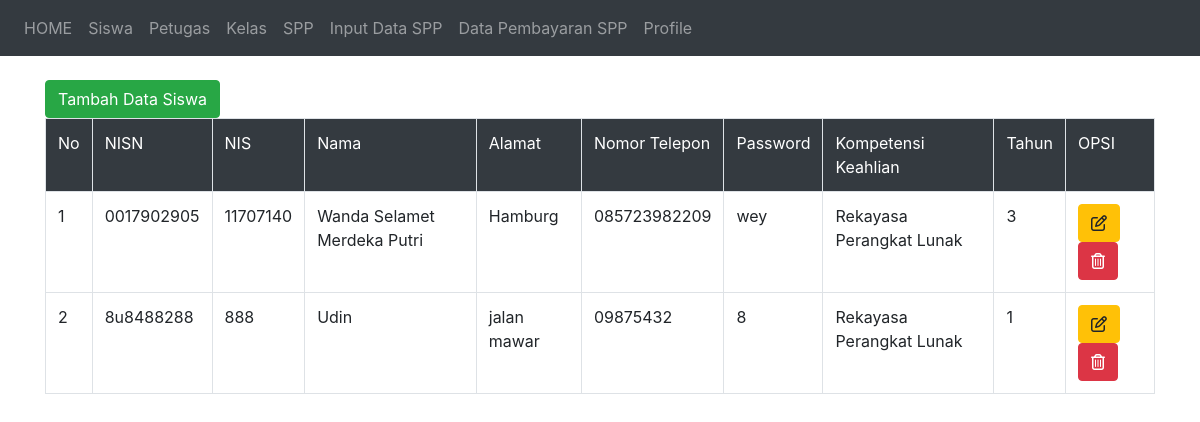
Page /index.php/welcome/siswa on the committed database.
### tables this page shows
CREATE TABLE `siswa` (
  `nisn` char(10) NOT NULL,
  `nis` char(8) NOT NULL,
  `nama` varchar(35) NOT NULL,
  `password` varchar(50) NOT NULL,
  `id_kelas` int(11) NOT NULL,
  `alamat` text NOT NULL,
  `no_telp` varchar(13) NOT NULL,
  `id_spp` int(11) NOT NULL
);

CREATE TABLE `kelas` (
  `id_kelas` int(11) NOT NULL,
  `nama_kelas` varchar(10) NOT NULL,
  `kompetensi_keahlian` varchar(50) NOT NULL
);

CREATE TABLE `spp` (
  `id_spp` int(11) NOT NULL,
  `tahun` int(11) NOT NULL,
  `nominal` int(11) NOT NULL
);

### application/controllers/Welcome.php (called while the page is built, shortened)
<?php
class Welcome extends CI_Controller {
	public function siswa()
	{
		$this->data['murid'] = $this->m_siswa->join_table('siswa');
		$this->load->view('admin/home');
		$this->load->view('admin/siswa/v_siswa', $this->data);
	}
}

### index.php (called while the page is built, shortened)
<?php
require_once BASEPATH.'core/CodeIgniter.php';

### application/models/m_siswa.php (called while the page is built, shortened)
<?php
class M_siswa extends CI_Model{
	function join_table(){
		$this->db->select('*');
		$this->db->from('kelas');
		$this->db->join('siswa', 'siswa.id_kelas = kelas.id_kelas');
		$this->db->join('spp', 'spp.id_spp = siswa.id_spp');
		$query = $this->db->get();
		return $query->result_array();
	}
}

### application/views/admin/siswa/v_siswa.php (the view, shortened to what this page needs)
<!DOCTYPE html>
<html lang="en">
<head>
	<link rel="stylesheet" href="<?php echo base_url('assets/bootstrap/vendor/fontawesome-free/css/all.min.css') ?>">
	<link rel="stylesheet" href="<?php echo base_url('assets/bootstrap/dist/css/bootstrap.min.css') ?>">
</head>
<body>
	<div class="container">
	<a href="<?php echo site_url('c_siswa/form_input') ?>" class="btn btn-success">Tambah Data Siswa</a>
	<div id="body">
	<table class="table table-bordered">
		<tr class="bg-dark" style="color: white">
			<td>No</td>
			<td>NISN</td>
			<td>NIS</td>
			<td>Nama</td>
			<td>Alamat</td>
			<td>Nomor Telepon</td>
			<td>Password</td>
			<td>Kompetensi Keahlian</td>
			<td>Tahun</td>
			<td>OPSI</td>
		</tr>
		<?php $i=1; ?>
		<?php foreach($murid as $m) { ?>
		<tr>
			<td><?php echo $i; ?></td>
			<td><?php echo $m['nisn'] ?></td>
			<td><?php echo $m['nis'] ?></td>
			<td><?php echo $m['nama'] ?></td>
			<td><?php echo $m['alamat'] ?></td>
			<td><?php echo $m['no_telp'] ?></td>
			<td><?php echo $m['password'] ?></td>
			<td><?php echo $m['kompetensi_keahlian'] ?></td>
			<td><?php echo $m['tahun'] ?></td>
			<td>
				<a href="<?php echo site_url('c_siswa/form_edit/'.$m['nisn']) ?>" class="btn btn-warning"><i class="far fa-edit"></i></a>
				 <a href="<?php echo site_url('c_siswa/drop/'.$m['nisn']) ?>" onclick ="return confirm('mau hapus nih?')" class="btn btn-danger"><i class="far fa-trash-alt"></i></a>
			</td>
		</tr>
	<?php $i++; ?>
<?php } ?>
	</table>
	</div>
</div>
</body>
</html>

### application/views/admin/home.php (shortened to what this page needs)
<!DOCTYPE html>
<html lang="en">
<head>
	<link rel="stylesheet" href="<?php echo base_url('assets/bootstrap/dist/css/bootstrap.min.css') ?>">
	<link rel="stylesheet" href="<?php echo base_url('assets/bootstrap/dist/js/bootstrap.min.js') ?>">
</head>
<body>
	<nav class="navbar navbar-expand navbar-dark bg-dark static-top">
		<ul class="navbar-nav">
			<li class="nav-item">
				<a class="nav-link" href="<?php echo site_url('welcome/home') ?>">HOME</a>
			</li>
			<li class="nav-item">
				<a class="nav-link" href="<?php echo site_url('welcome/siswa') ?>">Siswa</a>
			</li>
			<li class="nav-item">
				<a class="nav-link" href="<?php echo site_url('welcome/petugas') ?>">Petugas</a>
			</li>
			<li class="nav-item">
				<a class="nav-link" href="<?php echo site_url('welcome/kelas') ?>">Kelas</a>
			</li>
			<li class="nav-item">
				<a class="nav-link" href="<?php echo site_url('welcome/spp') ?>">SPP</a>
			</li>
			<li class="nav-item">
				<a class="nav-link" href="<?php echo site_url('Pembayaran/cari') ?>">Input Data SPP </a>
			</li>
			<li class="nav-item">
				<a class="nav-link" href="<?php echo site_url('Pembayaran/dataPembayaranSpp') ?>">Data Pembayaran SPP</a>
			</li>
			<li class="nav">
				<a class="nav-link" href="<?php echo site_url('c_login/profile') ?>">Profile</a>
			</li>
		</ul>
	</nav><br>
</body>
</html>

### rows in the picture
siswa: nisn "0017902905", nis "11707140", nama "Wanda Selamet Merdeka Putri", alamat "Hamburg", no_telp "085723982209", password "wey", id_kelas.kompetensi_keahlian "Rekayasa Perangkat Lunak", id_spp.tahun "3"
siswa: nisn "8u8488288", nis "888", nama "Udin", alamat "jalan mawar", no_telp "09875432", password "8", id_kelas.kompetensi_keahlian "Rekayasa Perangkat Lunak", id_spp.tahun "1"
